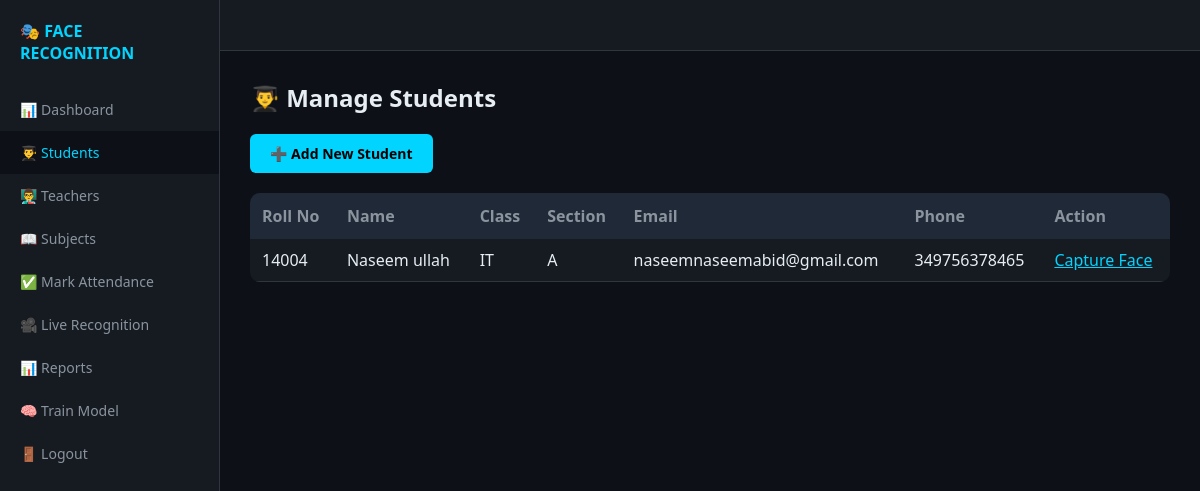
Before: /students (signed in) with the older database file.
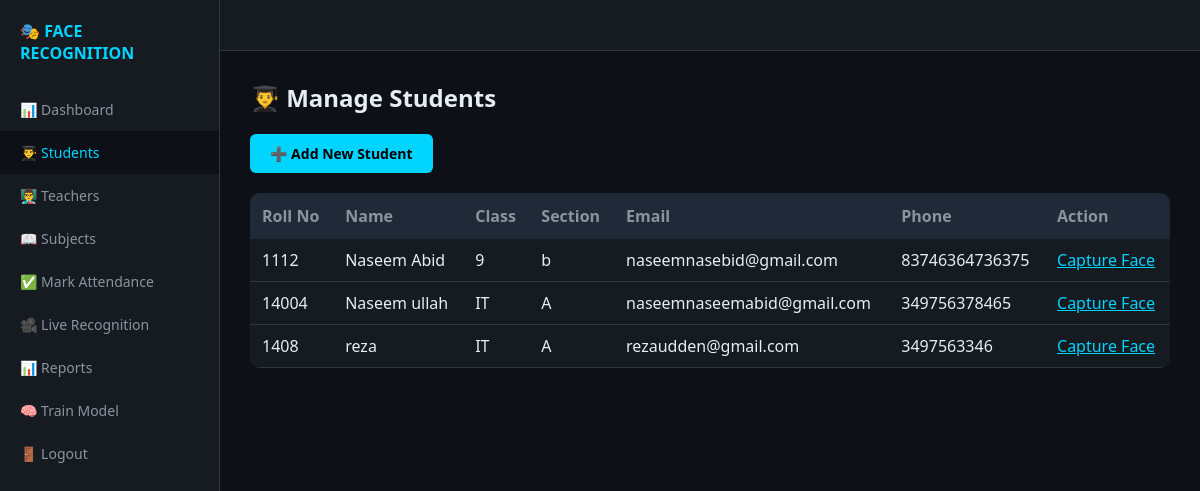
After: the same page with the newer database file.
### tables this page shows
CREATE TABLE students (
            id INTEGER PRIMARY KEY AUTOINCREMENT,
            student_id VARCHAR(20) UNIQUE NOT NULL,
            roll_number VARCHAR(20) NOT NULL,
            name VARCHAR(100) NOT NULL,
            class_name VARCHAR(50) NOT NULL,
            section VARCHAR(10),
            email VARCHAR(100),
            phone VARCHAR(15),
            father_name VARCHAR(100),
            registration_date DATE DEFAULT CURRENT_DATE,
            is_active BOOLEAN DEFAULT 1,
            face_encoding BLOB,
            created_at TIMESTAMP DEFAULT CURRENT_TIMESTAMP,
            UNIQUE(class_name, roll_number)
        );

### app.py (the view)
@app.route('/students')
@login_required
def manage_students():
    conn = sqlite3.connect(DB_PATH)
    cursor = conn.cursor()
    cursor.execute('''
        SELECT id, student_id, roll_number, name, class_name, section, email, phone, is_active
        FROM students WHERE is_active = 1
        ORDER BY class_name, roll_number
    ''')
    students = cursor.fetchall()
    conn.close()
    return render_template('students.html', students=students)

### app.py (called while the page is built)
@login_manager.user_loader
def load_user(user_id):
    conn = sqlite3.connect(DB_PATH)
    cursor = conn.cursor()
    cursor.execute('SELECT id, teacher_id, username, name, department FROM teachers WHERE id = ?', (user_id,))
    user = cursor.fetchone()
    conn.close()
    if user:
        return User(user[0], user[1], user[2], user[3], user[4])
    return None

### templates/students.html (shortened to what this page needs)
<!DOCTYPE html>
<html lang="en">
<head>
</head>
<body>
    <div class="navbar">
        <h2>🎭 FACE RECOGNITION</h2>
    </div>
    <div class="sidebar" id="sidebar">
        <h2>🎭 FACE RECOGNITION</h2>
        <a href="/dashboard">📊 Dashboard</a>
        <a href="/students" class="active">👨‍🎓 Students</a>
        <a href="/teachers">👨‍🏫 Teachers</a>
        <a href="/subjects">📖 Subjects</a>
        <a href="/attendance/mark">✅ Mark Attendance</a>
        <a href="/attendance/live">🎥 Live Recognition</a>
        <a href="/attendance/report">📊 Reports</a>
        <a href="/train">🧠 Train Model</a>
        <a href="/logout">🚪 Logout</a>
    </div>
    <div class="main">
        <h1>👨‍🎓 Manage Students</h1>
        <a href="/student/register" class="btn">➕ Add New Student</a>
        <div class="table-wrap">
            <table>
                <thead>
                    <tr><th>Roll No</th><th>Name</th><th>Class</th><th>Section</th><th>Email</th><th>Phone</th><th>Action</th></tr>
                </thead>
                <tbody>
                    {% for student in students %}
                    <tr>
                        <td>{{ student[2] }}</td>
                        <td>{{ student[3] }}</td>
                        <td>{{ student[4] }}</td>
                        <td>{{ student[5] }}</td>
                        <td>{{ student[6] }}</td>
                        <td>{{ student[7] }}</td>
                        <td><a href="/student/capture/{{ student[0] }}" style="color:#00d4ff;">Capture Face</a></td>
                    </tr>
                    {% else %}
                    <tr><td colspan="7" style="text-align:center;">No students found. Add your first student!</td></tr>
                    {% endfor %}
                </tbody>
            </table>
        </div>
    </div>
</body>
</html>

### templates/students.html (style rules this page uses)
* { margin: 0; padding: 0; box-sizing: border-box; }
body { background: #0d1117; font-family: 'Segoe UI', sans-serif; color: #e6edf3; }
.navbar { background: #161b22; padding: 14px 20px; display: flex; justify-content: space-between; align-items: center; border-bottom: 1px solid #30363d; }
.navbar h2 { color: #00d4ff; font-size: 16px; }
.sidebar { width: 220px; background: #161b22; height: 100vh; position: fixed; top: 0; left: 0; padding: 20px 0; border-right: 1px solid #30363d; }
.sidebar h2 { color: #00d4ff; padding: 0 20px; font-size: 16px; margin-bottom: 24px; }
.sidebar a { display: block; padding: 12px 20px; color: #8b949e; text-decoration: none; font-size: 14px; }
.sidebar a:hover, .sidebar a.active { color: #00d4ff; background: #0d1117; }
.main { margin-left: 220px; padding: 30px; }
h1 { font-size: 24px; margin-bottom: 20px; }
.btn { padding: 10px 20px; border-radius: 6px; border: none; font-size: 14px; font-weight: bold; cursor: pointer; text-decoration: none; display: inline-block; background: #00d4ff; color: #000; margin-bottom: 20px; }
table { width: 100%; border-collapse: collapse; background: #161b22; border-radius: 10px; overflow: hidden; }
th { background: #1f2937; padding: 12px; text-align: left; color: #8b949e; }
td { padding: 10px 12px; border-bottom: 1px solid #30363d; }

Changed rows visible on the page:
added students: roll_number "1112", name "Naseem Abid", class_name "9", section "b", email "naseemnasebid@gmail.com", phone "83746364736375"
added students: roll_number "1408", name "reza", class_name "IT", section "A", email "rezaudden@gmail.com", phone "3497563346"
